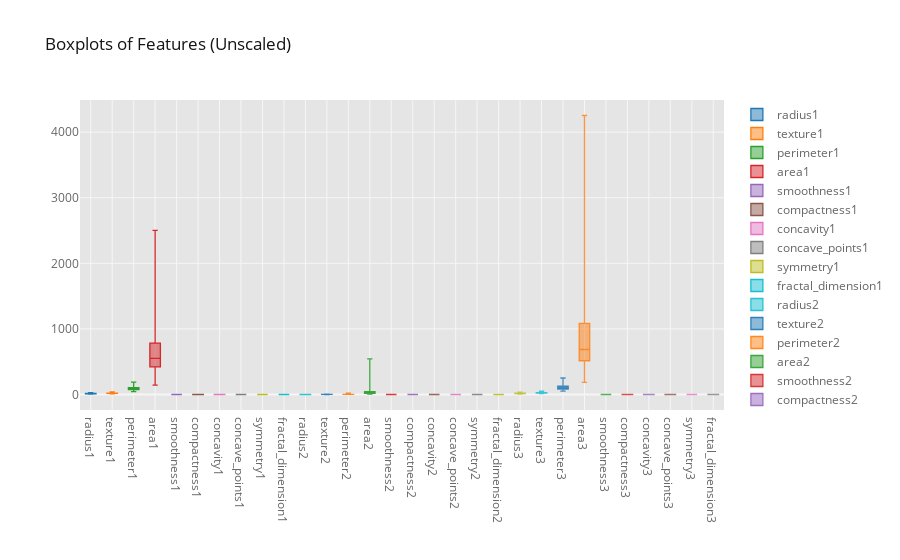

The code cell stored with this chart in its notebook:
### Code cell
cf.set_config_file(offline=True, world_readable=True, theme='ggplot')

# using plotly to plot the boxplot
X.iplot(kind='box', title="Boxplots of Features (Unscaled)")

### Figure 1 — Plotly figure (JSON) as saved in the notebook; plotly's stock layout.template omitted (floating-point values rounded to 4 significant figures; data arrays with more than 128 entries replaced by an {"elided": "..."} marker saying what was removed)
{"data": [{"boxpoints": false, "line": {"width": 1.3}, "marker": {"color": "rgba(31, 119, 180, 1.0)"}, "name": "radius1", "orientation": "v", "type": "box", "y": {"elided": "569 float values"}}, {"boxpoints": false, "line": {"width": 1.3}, "marker": {"color": "rgba(255, 127, 14, 1.0)"}, "name": "texture1", "orientation": "v", "type": "box", "y": {"elided": "569 float values"}}, {"boxpoints": false, "line": {"width": 1.3}, "marker": {"color": "rgba(44, 160, 44, 1.0)"}, "name": "perimeter1", "orientation": "v", "type": "box", "y": {"elided": "569 float values"}}, {"boxpoints": false, "line": {"width": 1.3}, "marker": {"color": "rgba(214, 39, 40, 1.0)"}, "name": "area1", "orientation": "v", "type": "box", "y": {"elided": "569 float values"}}, {"boxpoints": false, "line": {"width": 1.3}, "marker": {"color": "rgba(148, 103, 189, 1.0)"}, "name": "smoothness1", "orientation": "v", "type": "box", "y": {"elided": "569 float values"}}, {"boxpoints": false, "line": {"width": 1.3}, "marker": {"color": "rgba(140, 86, 75, 1.0)"}, "name": "compactness1", "orientation": "v", "type": "box", "y": {"elided": "569 float values"}}, {"boxpoints": false, "line": {"width": 1.3}, "marker": {"color": "rgba(227, 119, 194, 1.0)"}, "name": "concavity1", "orientation": "v", "type": "box", "y": {"elided": "569 float values"}}, {"boxpoints": false, "line": {"width": 1.3}, "marker": {"color": "rgba(127, 127, 127, 1.0)"}, "name": "concave_points1", "orientation": "v", "type": "box", "y": {"elided": "569 float values"}}, {"boxpoints": false, "line": {"width": 1.3}, "marker": {"color": "rgba(188, 189, 34, 1.0)"}, "name": "symmetry1", "orientation": "v", "type": "box", "y": {"elided": "569 float values"}}, {"boxpoints": false, "line": {"width": 1.3}, "marker": {"color": "rgba(23, 190, 207, 1.0)"}, "name": "fractal_dimension1", "orientation": "v", "type": "box", "y": {"elided": "569 float values"}}, {"boxpoints": false, "line": {"width": 1.3}, "marker": {"color": "rgba(23, 190, 207, 0.8999999999999999)"}, "name": "radius2", "orientation": "v", "type": "box", "y": {"elided": "569 float values"}}, {"boxpoints": false, "line": {"width": 1.3}, "marker": {"color": "rgba(31, 119, 180, 0.8999999999999999)"}, "name": "texture2", "orientation": "v", "type": "box", "y": {"elided": "569 float values"}}, {"boxpoints": false, "line": {"width": 1.3}, "marker": {"color": "rgba(255, 127, 14, 0.8999999999999999)"}, "name": "perimeter2", "orientation": "v", "type": "box", "y": {"elided": "569 float values"}}, {"boxpoints": false, "line": {"width": 1.3}, "marker": {"color": "rgba(44, 160, 44, 0.8999999999999999)"}, "name": "area2", "orientation": "v", "type": "box", "y": {"elided": "569 float values"}}, {"boxpoints": false, "line": {"width": 1.3}, "marker": {"color": "rgba(214, 39, 40, 0.8999999999999999)"}, "name": "smoothness2", "orientation": "v", "type": "box", "y": {"elided": "569 float values"}}, {"boxpoints": false, "line": {"width": 1.3}, "marker": {"color": "rgba(148, 103, 189, 0.8999999999999999)"}, "name": "compactness2", "orientation": "v", "type": "box", "y": {"elided": "569 float values"}}, {"boxpoints": false, "line": {"width": 1.3}, "marker": {"color": "rgba(140, 86, 75, 0.8999999999999999)"}, "name": "concavity2", "orientation": "v", "type": "box", "y": {"elided": "569 float values"}}, {"boxpoints": false, "line": {"width": 1.3}, "marker": {"color": "rgba(227, 119, 194, 0.8999999999999999)"}, "name": "concave_points2", "orientation": "v", "type": "box", "y": {"elided": "569 float values"}}, {"boxpoints": false, "line": {"width": 1.3}, "marker": {"color": "rgba(127, 127, 127, 0.8999999999999999)"}, "name": "symmetry2", "orientation": "v", "type": "box", "y": {"elided": "569 float values"}}, {"boxpoints": false, "line": {"width": 1.3}, "marker": {"color": "rgba(188, 189, 34, 0.8999999999999999)"}, "name": "fractal_dimension2", "orientation": "v", "type": "box", "y": {"elided": "569 float values"}}, {"boxpoints": false, "line": {"width": 1.3}, "marker": {"color": "rgba(188, 189, 34, 0.7999999999999998)"}, "name": "radius3", "orientation": "v", "type": "box", "y": {"elided": "569 float values"}}, {"boxpoints": false, "line": {"width": 1.3}, "marker": {"color": "rgba(23, 190, 207, 0.7999999999999998)"}, "name": "texture3", "orientation": "v", "type": "box", "y": {"elided": "569 float values"}}, {"boxpoints": false, "line": {"width": 1.3}, "marker": {"color": "rgba(31, 119, 180, 0.7999999999999998)"}, "name": "perimeter3", "orientation": "v", "type": "box", "y": {"elided": "569 float values"}}, {"boxpoints": false, "line": {"width": 1.3}, "marker": {"color": "rgba(255, 127, 14, 0.7999999999999998)"}, "name": "area3", "orientation": "v", "type": "box", "y": {"elided": "569 float values"}}, {"boxpoints": false, "line": {"width": 1.3}, "marker": {"color": "rgba(44, 160, 44, 0.7999999999999998)"}, "name": "smoothness3", "orientation": "v", "type": "box", "y": {"elided": "569 float values"}}, {"boxpoints": false, "line": {"width": 1.3}, "marker": {"color": "rgba(214, 39, 40, 0.7999999999999998)"}, "name": "compactness3", "orientation": "v", "type": "box", "y": {"elided": "569 float values"}}, {"boxpoints": false, "line": {"width": 1.3}, "marker": {"color": "rgba(148, 103, 189, 0.7999999999999998)"}, "name": "concavity3", "orientation": "v", "type": "box", "y": {"elided": "569 float values"}}, {"boxpoints": false, "line": {"width": 1.3}, "marker": {"color": "rgba(140, 86, 75, 0.7999999999999998)"}, "name": "concave_points3", "orientation": "v", "type": "box", "y": {"elided": "569 float values"}}, {"boxpoints": false, "line": {"width": 1.3}, "marker": {"color": "rgba(227, 119, 194, 0.7999999999999998)"}, "name": "symmetry3", "orientation": "v", "type": "box", "y": {"elided": "569 float values"}}, {"boxpoints": false, "line": {"width": 1.3}, "marker": {"color": "rgba(127, 127, 127, 0.7999999999999998)"}, "name": "fractal_dimension3", "orientation": "v", "type": "box", "y": {"elided": "569 float values"}}], "layout": {"legend": {"bgcolor": "#FFFFFF", "font": {"color": "#666666"}}, "paper_bgcolor": "#FFFFFF", "plot_bgcolor": "#E5E5E5", "title": {"font": {"color": "#151516"}, "text": "Boxplots of Features (Unscaled)"}, "xaxis": {"gridcolor": "#F6F6F6", "showgrid": true, "tickfont": {"color": "#666666"}, "title": {"font": {"color": "#666666"}, "text": ""}, "zerolinecolor": "#F6F6F6"}, "yaxis": {"gridcolor": "#F6F6F6", "showgrid": true, "tickfont": {"color": "#666666"}, "title": {"font": {"color": "#666666"}, "text": ""}, "zerolinecolor": "#F6F6F6"}}}
